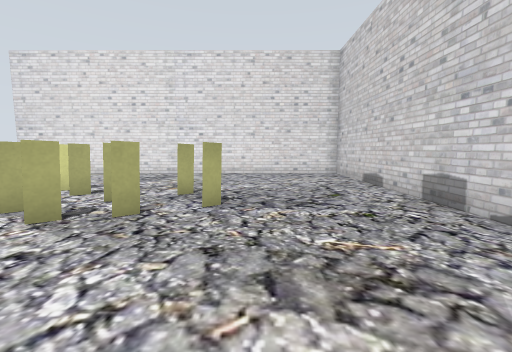
View 1 (above)

12 first-person views from a walk through a robot-simulator world made for Gazebo. The camera is 0.57 m above the floor, tilts 6° down and sees 90° across. The floor is counted in squares, 0.5 m on a side. Each view is taken from the middle of a square. On the plan, view 1 faces up. The plan holds only what a view shows up to about 12 squares ahead; the rest is blank. The place goes on beyond the plan.

View 2
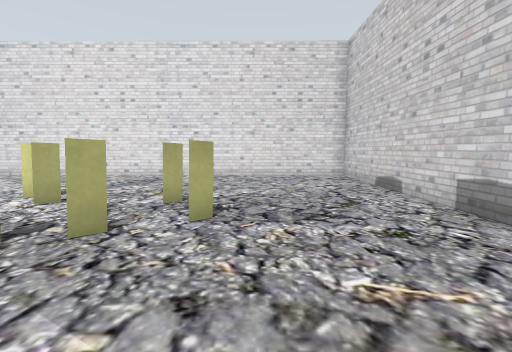

View 3
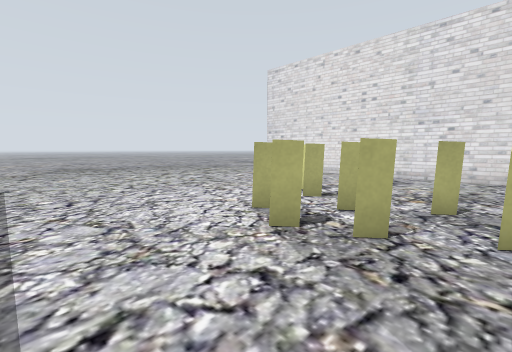

View 4
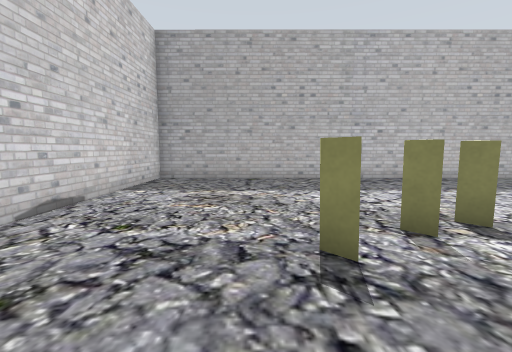

View 5
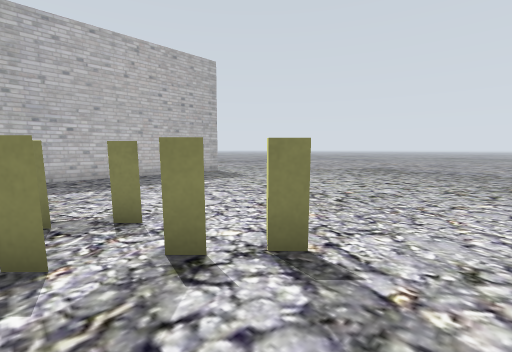

View 6
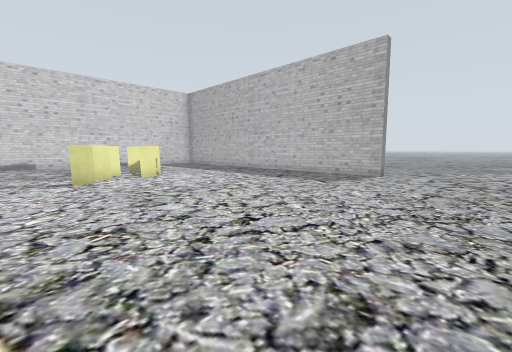

View 7
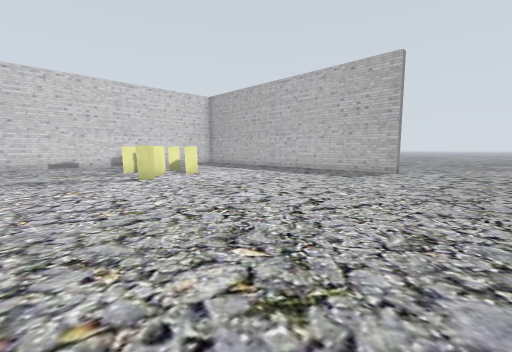

View 8
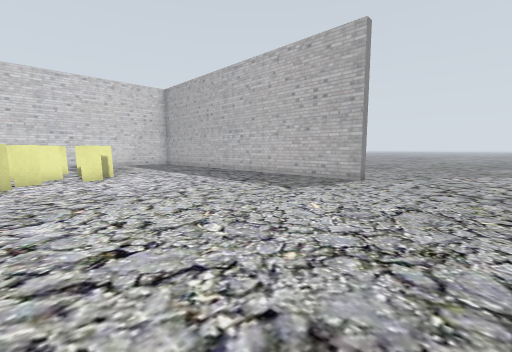

View 9
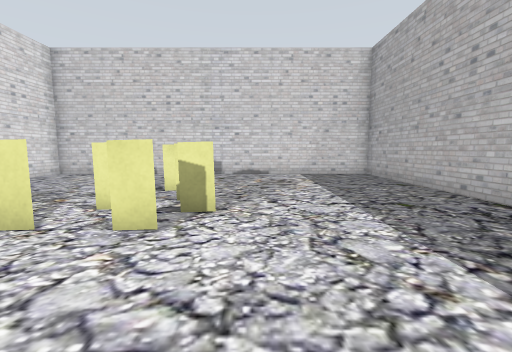

View 10
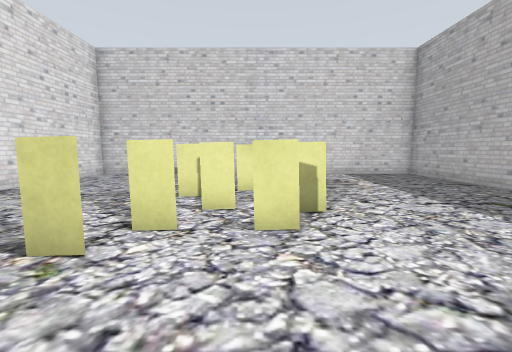

View 11
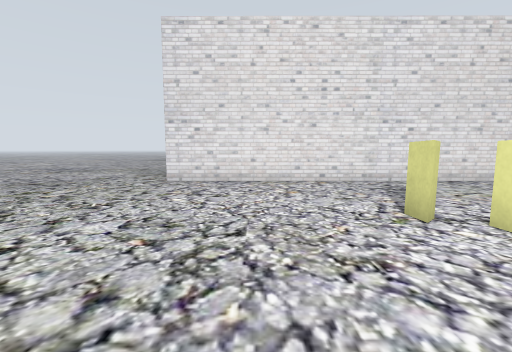

View 12
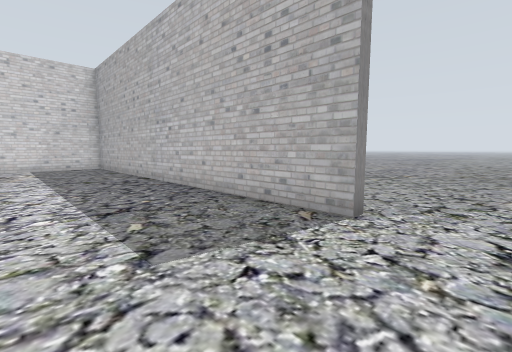

### Floor plan
Key: @ floor where view 1 was taken; # wall or solid block; . floor; O other object.
Columns run from 15 left of view 1 to 4 right of it. Each row starts with its distance up from view 1.
 15 ...
 14 ....
 13 ....
 12 ....################
 11 ...................#
 10 ...................#
  9 ...................#
  8 ...................#
  7 ..........OO.O.....#
  6 ...........OOO.....#
  5 ...........O.OO....#
  4 ............OO.....#
  3 ...................#
  2 ...................#
  1 ...................#
  0 ...............@...#
 -1 ...................#
 -2 ....################
 -3 .....
 -4 .....
 -5 ......
 -6 ......
 -7 ......
 -8 .......
 -9   .....
-10   .....
-11   .....
-12   ....
-13   ..

Positions as (right, up) in squares from view 1, and headings:
1: (0, 0), facing up
2: (0, 1), facing up
3: (-1, 1), facing up-left
4: (0, 8), facing down
5: (-3, 9), facing down-left
6: (-15, 9), facing down-right
7: (-15, 11), facing down-right
8: (-15, 7), facing down-right
9: (-8, 3), facing right
10: (-8, 5), facing right
11: (-8, 3), facing up
12: (-13, 2), facing down-right
